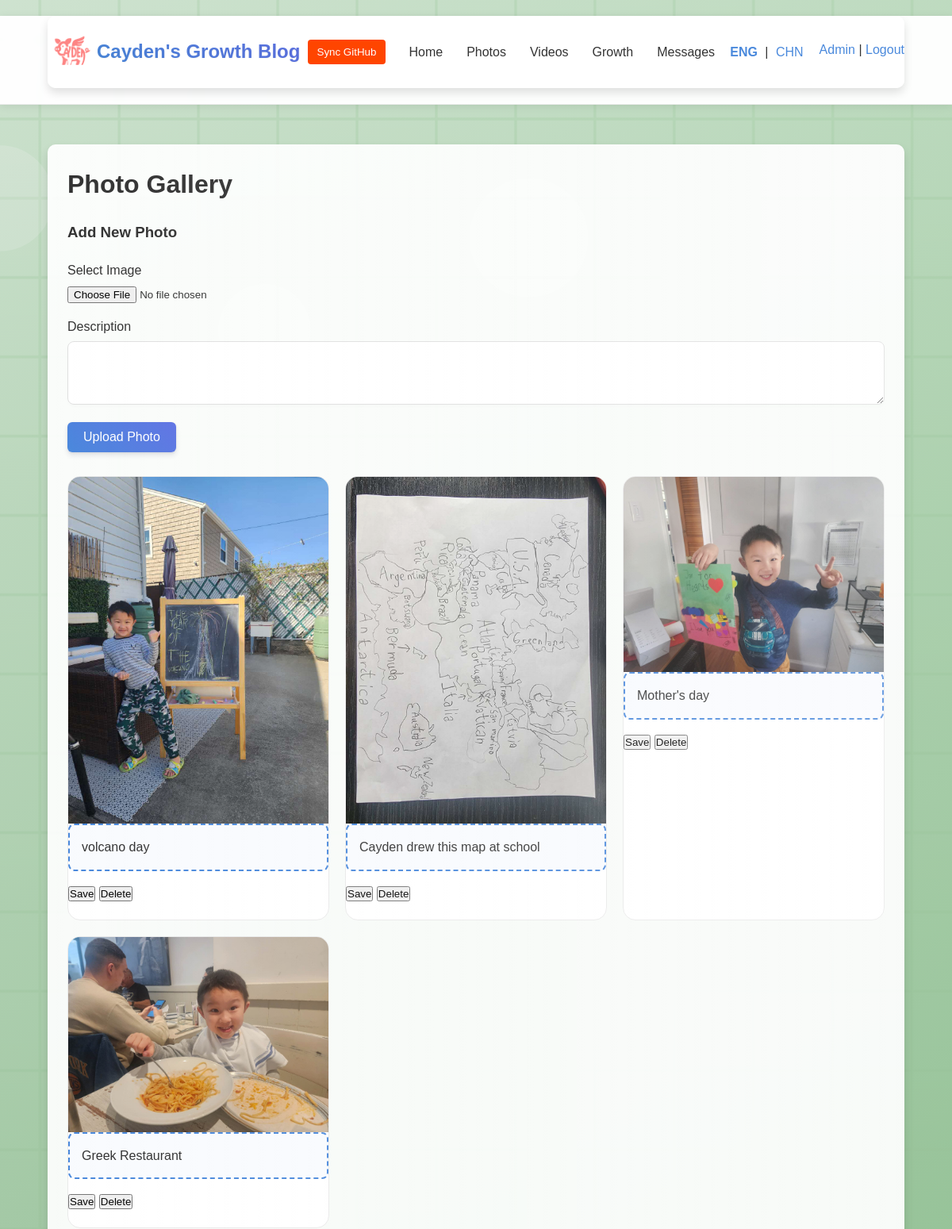
The app's page /photos (signed in, upper part), older data.
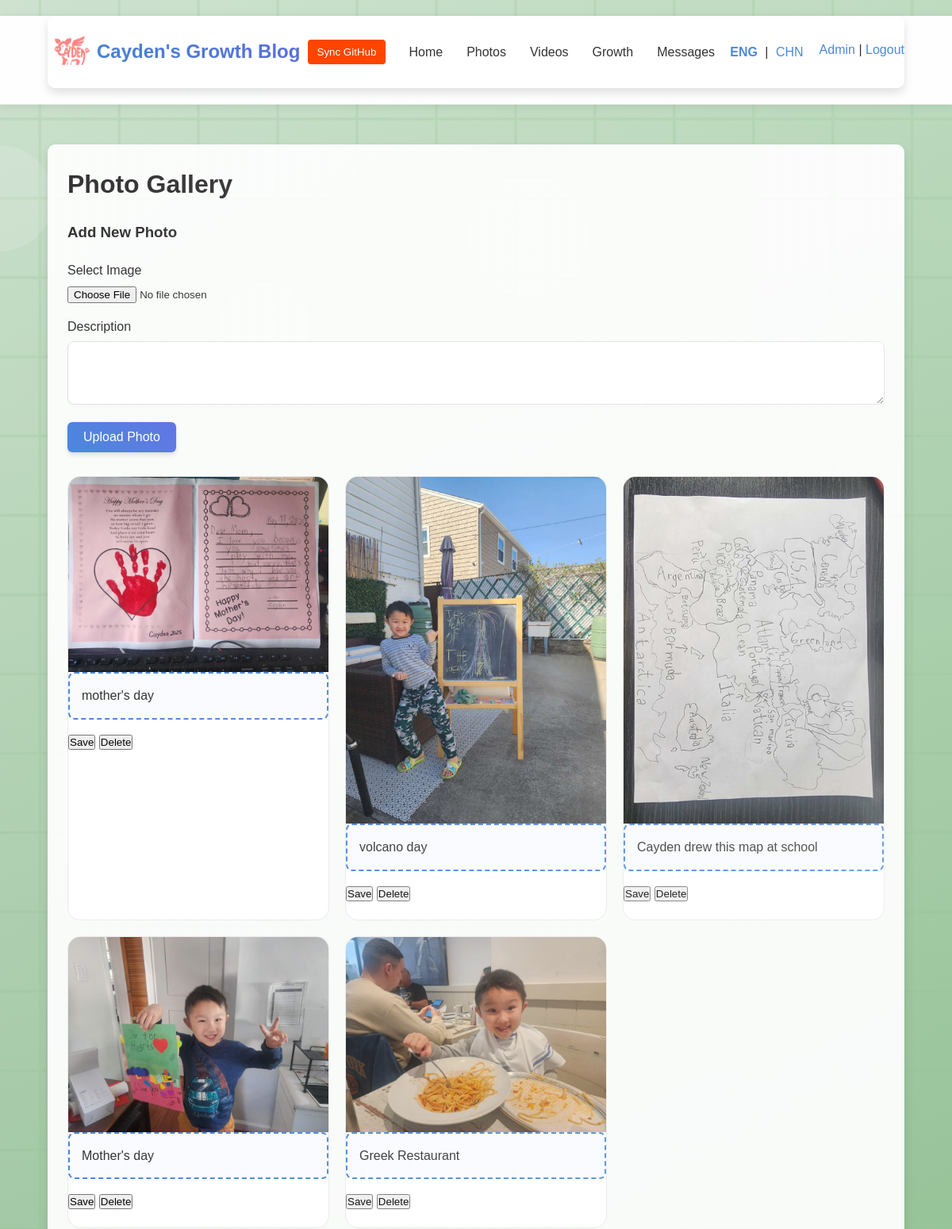
The same page, newer data.
### tables this page shows
CREATE TABLE photo (
    id INTEGER PRIMARY KEY AUTOINCREMENT,
    filename TEXT,
    description TEXT,
    uploaded_at DATETIME DEFAULT CURRENT_TIMESTAMP
);

### app.py (the view)
@app.route('/photos')
def photos():
    db = get_db()
    photos = db.execute('SELECT *, datetime(uploaded_at) as uploaded_at FROM photo ORDER BY uploaded_at DESC').fetchall()
    response = make_response(render_template('photos.html', photos=photos))
    response.headers['Cache-Control'] = 'no-store, no-cache, must-revalidate, max-age=0'
    response.headers['Pragma'] = 'no-cache'
    response.headers['Expires'] = '0'
    return response

### app.py (called while the page is built)
@app.template_filter('datetimeformat')
def datetimeformat(value, format='%Y-%m-%d'):
    if isinstance(value, str):
        try:
            dt = datetime.datetime.strptime(value, '%Y-%m-%d %H:%M:%S')
            return dt.strftime(format)
        except ValueError:
            return value
    return value

def get_db():
    if 'db' not in g:
        g.db = sqlite3.connect(app.config['DATABASE'])
        g.db.row_factory = sqlite3.Row
    return g.db

### templates/photos.html (shortened to what this page needs)
{% extends "base.html" %}
{% block body_class %}photos-page{% endblock %}
{% block extra_css %}
<link rel="stylesheet" href="{{ url_for('static', filename='css/lightbox.css') }}">
{% endblock %}
{% block content %}
<div class="photos-container">
    <h1>{{ _('Photo Gallery') }}</h1>
    {% if session.get('admin_logged_in') %}
    <div class="admin-controls">
        <form id="photo-upload-form" enctype="multipart/form-data">
            <h3>{{ _('Add New Photo') }}</h3>
            <div class="form-group">
                <label for="photo">{{ _('Select Image') }}</label>
                <input type="file" id="photo" name="photo" accept=".jpg,.jpeg,.png,.gif" required>
            </div>
            <div class="form-group">
                <label for="description">{{ _('Description') }}</label>
                <textarea id="description" name="description" rows="3"></textarea>
            </div>
            <button type="submit" class="btn btn-primary">{{ _('Upload Photo') }}</button>
        </form>
    </div>
    {% endif %}
    <div class="photo-grid">
        {% if photos %}
            {% for photo in photos %}
            <div class="photo-card">
                <div class="photo-image" data-photo-id="{{ photo.id }}">
                    <img src="{{ url_for('uploaded_file', filename=photo.filename) }}?v={{ photo.uploaded_at|datetimeformat('%Y%m%d%H%M%S') }}" data-full-img="{{ url_for('uploaded_file', filename=photo.filename) }}?v={{ photo.uploaded_at|datetimeformat('%Y%m%d%H%M%S') }}">
                </div>
                <div class="photo-description" {% if session.get('admin_logged_in') %}contenteditable="true" data-photo-id="{{ photo.id }}"{% endif %}>
                    {{ photo.description }}
                </div>
                {% if session.get('admin_logged_in') %}
                <div class="admin-controls">
                    <button class="save-description" data-photo-id="{{ photo.id }}">{{ _('Save') }}</button>
                    <button class="delete-photo" data-photo-id="{{ photo.id }}">{{ _('Delete') }}</button>
                </div>
                {% endif %}
            </div>
            {% endfor %}
        {% else %}
            <p class="no-content">{{ _('No photos uploaded yet.') }}</p>
        {% endif %}
    </div>
</div>
{% endblock %}

### templates/base.html (shortened to what this page needs)
<!DOCTYPE html>
<html lang="{{ session.get('locale', 'en') }}">
<head>
    <link rel="stylesheet" href="{{ url_for('static', filename='css/style.css') }}">
    <link rel="stylesheet" href="{{ url_for('static', filename='css/backgrounds.css') }}">
    <link rel="stylesheet" href="{{ url_for('static', filename='css/animations.css') }}">
    {% block extra_css %}{% endblock %}
</head>
<body class="{% block body_class %}{% endblock %} fade-in">
    <header>
        <div class="container">
            <div class="logo">
                <img src="{{ url_for('static', filename='images/backgrounds/logo.png') }}" alt="Logo" class="site-logo float-animation">
                <a href="{{ url_for('index') }}" class="gradient-text">{{ _('Cayden\'s Growth Blog') }}</a>
            </div>
            <button id="sync-github-btn" style="display: inline-block !important; background-color: #ff4500; color: white; padding: 8px 12px; border: none; border-radius: 4px; margin: 0 5px; cursor: pointer;">{{ _('Sync GitHub') }}</button>
            <nav>
                <ul>
                    <li><a href="{{ url_for('index') }}">{{ _('Home') }}</a></li>
                    <li><a href="{{ url_for('photos') }}">{{ _('Photos') }}</a></li>
                    <li><a href="{{ url_for('videos') }}">{{ _('Videos') }}</a></li>
                    <li><a href="{{ url_for('growth') }}">{{ _('Growth') }}</a></li>
                    <li><a href="{{ url_for('messages') }}">{{ _('Messages') }}</a></li>
                </ul>
            </nav>
            <div class="user-controls">
                <div class="language-toggle">
                    <a href="{{ url_for('set_language', language='en') }}" class="{% if session.get('locale', 'en') == 'en' %}active{% endif %}">ENG</a>
                    <span>|</span>
                    <a href="{{ url_for('set_language', language='zh') }}" class="{% if session.get('locale') == 'zh' %}active{% endif %}">CHN</a>
                </div>
                <div class="admin-controls">
                    {% if session.get('admin_logged_in') %}
                        <a href="{{ url_for('admin') }}">{{ _('Admin') }}</a>
                        <span>|</span>
                        <a href="{{ url_for('logout') }}">{{ _('Logout') }}</a>
                    {% else %}
                        <a href="{{ url_for('login') }}">{{ _('Admin Login') }}</a>
                    {% endif %}
                </div>
            </div>
        </div>
    </header>
    <main>
        <div class="container shine-effect">
            {% block content %}{% endblock %}
        </div>
    </main>
</body>
</html>

### static/css/style.css (style rules this page uses)
* { margin: 0; padding: 0; box-sizing: border-box; }
body { font-family: 'Poppins', sans-serif; line-height: 1.6; color: #333; background-color: #f9f9f9; background-image: linear-gradient(to bottom, #f9f9f9, #f0f2f5); transition: all 0.3s ease; }
.container { width: 90%; max-width: 1200px; margin: 0 auto; padding: 0 15px; }
a { color: #4a89dc; text-decoration: none; }
header { background-color: rgba(255, 255, 255, 0.95); box-shadow: 0 4px 12px rgba(0, 0, 0, 0.08); position: sticky; top: 0; z-index: 1000; backdrop-filter: blur(10px); -webkit-backdrop-filter: blur(10px); border-bottom: 1px solid rgba(230, 230, 230, 0.7); }
header .container { display: flex; justify-content: space-between; align-items: center; padding: 15px 0; }
.logo { display: flex; align-items: center; }
.site-logo { height: 60px; width: auto; margin-right: 2px; }
.logo a { font-size: 1.5rem; font-weight: bold; color: #333; text-decoration: none; background: linear-gradient(45deg, #4a89dc, #5e72e4); -webkit-background-clip: text; -webkit-text-fill-color: transparent; text-shadow: 0 1px 2px rgba(0, 0, 0, 0.05); }
nav ul { display: flex; list-style: none; margin: 0; padding: 0; }
nav ul li { margin: 0 10px; display: block !important; }
nav ul li a, nav ul li button { display: block !important; padding: 10px 15px; color: #333; text-decoration: none; font-weight: 500; transition: all 0.3s ease; }
nav ul li { margin-left: 20px; }
nav ul li a { color: #333; font-weight: 500; position: relative; padding: 5px 0; transition: all 0.3s ease; }
nav ul li a:after { content: ''; position: absolute; width: 0; height: 2px; bottom: 0; left: 0; background-color: #4a89dc; transition: width 0.3s ease; }
.user-controls { display: flex; align-items: center; }
.language-toggle { margin-right: 15px; }
.language-toggle a { padding: 5px; }
.language-toggle a.active { font-weight: bold; color: #4a89dc; }
main { padding: 30px 0; min-height: calc(100vh - 150px); }
h1, h2, h3 { margin-bottom: 20px; color: #333; }
.form-group { margin-bottom: 15px; }
label { display: block; margin-bottom: 5px; font-weight: 500; }
input[type="text"], input[type="email"], input[type="password"], textarea, select { width: 100%; padding: 12px 15px; border: 1px solid #e0e0e0; border-radius: 8px; font-size: 1rem; box-shadow: 0 2px 4px rgba(0, 0, 0, 0.02); transition: all 0.3s ease; }
textarea { resize: vertical; }
.btn { display: inline-block; padding: 10px 20px; background: linear-gradient(45deg, #4a89dc, #5e72e4); color: white; border: none; border-radius: 6px; cursor: pointer; font-size: 1rem; font-weight: 500; transition: all 0.3s ease; box-shadow: 0 4px 6px rgba(50, 50, 93, 0.11), 0 1px 3px rgba(0, 0, 0, 0.08); }
[contenteditable="true"] { border: 2px dashed #4a89dc; padding: 15px; outline: none; border-radius: 8px; transition: all 0.3s ease; background-color: rgba(74, 137, 220, 0.03); }
.photo-grid { display: grid; grid-template-columns: repeat(auto-fill, minmax(250px, 1fr)); gap: 20px; margin-top: 30px; }
.photo-card { background-color: var(--card-bg); border-radius: 16px; box-shadow: var(--shadow-md); overflow: hidden; transition: var(--transition); border: 1px solid var(--border-color); position: relative; }
.photo-card::after { content: ''; position: absolute; bottom: 0; left: 0; width: 100%; height: 5px; background: var(--primary-gradient); transform: scaleX(0); transform-origin: right; transition: transform 0.5s ease; }
.photo-image img { width: 100%; height: auto; display: block; }
.photo-description { padding: 15px; }
.admin-controls { margin-top: 15px; margin-bottom: 20px; }

### static/css/animations.css (style rules this page uses)
.fade-in { animation: fadeIn 0.8s ease-out forwards; }
.shine-effect { position: relative; overflow: hidden; }
.shine-effect::after { content: ''; position: absolute; top: 0; left: 0; width: 100%; height: 100%; background: linear-gradient(90deg, transparent, rgba(255, 255, 255, 0.2), transparent); background-size: 200% 100%; animation: shine 3s infinite linear; pointer-events: none; }
.gradient-text { background: linear-gradient(45deg, #4a89dc, #5e72e4); -webkit-background-clip: text; -webkit-text-fill-color: transparent; background-size: 200% 200%; animation: gradient-shift 5s ease infinite; }
.float-animation { animation: float 3s ease-in-out infinite; }

Row changes from the older to the newer data that the page shows:
added photo: filename+uploaded_at (picture), description "mother's day"
